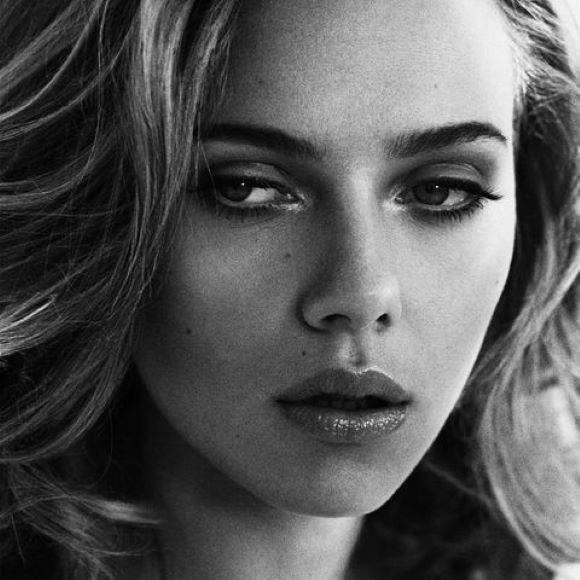
#> input picture images/scarlet.jpg, 580 x 580 px, found by its file name
$ python affineTransform.py
#> lines starting #> are read from the running program, lines starting #| are printed output that depends on the picture
import numpy as np
import matplotlib.pyplot as plt
import cv2
import time


def getTransformMatrix(origin, destination):
    x = np.zeros(origin.shape[0] + 1) # insert [0]-element for better indexing -> x[1] = first element
    x[1:] = origin[:,0]
    y = np.copy(x)
    y[1:] = origin[:,1]

    x_ = np.copy(x)
    x_[1:] = destination[:,0]
    y_ = np.copy(x)
    y_[1:] = destination[:,1]

    a11 = (y[1] * (x_[2] - x_[3])               + y[2] * (x_[3] - x_[1])              + y[3] * (x_[1] - x_[2]))
    a12 = (x[1] * (x_[3] - x_[2])               + x[2] * (x_[1] - x_[3])              + x[3] * (x_[2] - x_[1]))
    a21 = (y[1] * (y_[2] - y_[3])               + y[2] * (y_[3] - y_[1])              + y[3] * (y_[1] - y_[2]))
    a22 = (x[1] * (y_[3] - y_[2])               + x[2] * (y_[1] - y_[3])              + x[3] * (y_[2] - y_[1]))
    a13 = (x[1] * (y[3]*x_[2] - y[2]*x_[3])     + x[2] * (y[1]*x_[3] - y[3]*x_[1])    + x[3] * (y[2]*x_[1] - y[1]*x_[2]))
    a23 = (x[1] * (y[3]*y_[2] - y[2]*y_[3])     + x[2] * (y[1]*y_[3] - y[3]*y_[1])    + x[3] * (y[2]*y_[1] - y[1]*y_[2]))

    d = x[1]*(y[3] - y[2]) + x[2]*(y[1] - y[3]) + x[3]*(y[2] - y[1])
    return  1/d * np.array([[a11, a12, a13], [a21, a22, a23], [0, 0, 1]])

def transformImage(image, M):
    warpedImage = np.zeros(image.shape, dtype=np.int32)
    for y, row in enumerate(image):
        for x, value in enumerate(row):
            newX, newY, _ = np.dot(M, np.array([x,y,1]))
            cond1 = newY < warpedImage.shape[0] and newX < warpedImage.shape[1]
            cond2 = newY > 0 and newX > 0
            if cond1 and cond2:
                warpedImage[int(newY)][int(newX)] = value
    return warpedImage

def interpolateMissingPixels(image):
    #interpImage = np.zeros(image.shape, dtype=np.int32)
    interpImage = np.array(image)
    for y in range(1, len(image) - 1):
        row = interpImage[y]
        for x in range(1, len(row) - 1):
            if row[x].all() == 0: # empty pixel
                windowPixels = interpImage[y-1:y+2, x-1:x+2]  # [rgb], [rgb], [rgb]

               # if windowPixels.sum() == 0:
               #     continue

                newPixel = np.array([0,0,0])
                for channel in range(3): # interpolate rgb
                    channelValues = windowPixels[:, :, channel]
                    temp = channelValues != 0
                    meancount = temp.sum()
                    newPixel[channel] = channelValues.sum() / meancount if meancount != 0 else 0
                interpImage[y][x] = newPixel
    return interpImage

def main():
    origin      = np.array([[50, 50],  [50, 100], [100, 50]])
    destination = np.array([[50, 100],  [100, 250], [150, 50]])

    m = getTransformMatrix(origin, destination)

    image = plt.imread("scarlet.jpg")[100:400, 100:400]
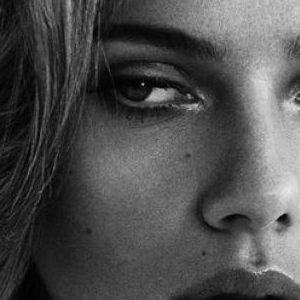
#> image: shape (300, 300, 3); min 0, max 232, mean 77.8

    warpedImage = transformImage(image, m)
#> after the loop in transformImage, `for y, row in enumerate(image):`:
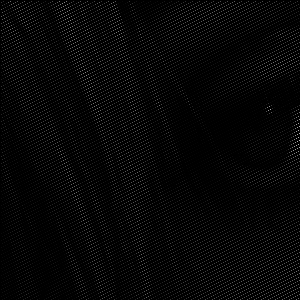
#> warpedImage: shape (300, 300, 3) int32; min 0, max 183, mean 6.7
    interpImage = interpolateMissingPixels(warpedImage)
#> after the loop in interpolateMissingPixels, `for y in range(1, len(image) - 1):`:
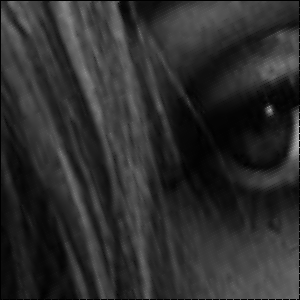
#> interpImage: shape (300, 300, 3) int32; min 0, max 183, mean 45.4

    fig, ax = plt.subplots(1,3)
    ax[0].imshow(image)
    ax[1].imshow(warpedImage)
    ax[2].imshow(interpImage)
    plt.show()
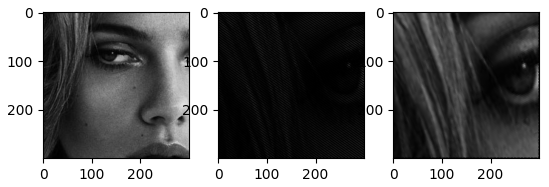
#> figure drawn by matplotlib, 3 panels

if __name__ == "__main__":
    main()

$ run again, with images/bond.jpg copied over images/scarlet.jpg
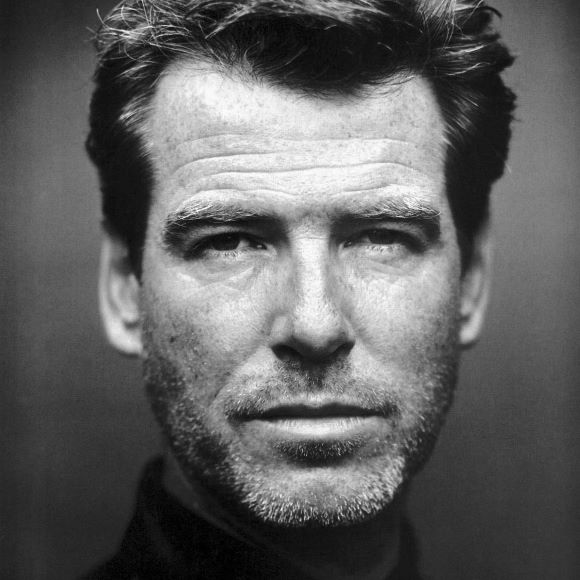
#> input picture images/bond.jpg, 580 x 580 px, found by its file name
#> in main, `image = plt.imread("scarlet.jpg")[100:400, 100:400]`:
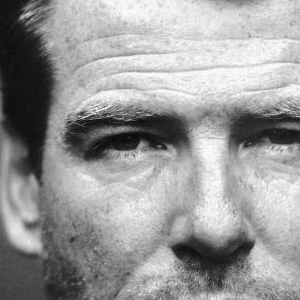
#> image: shape (300, 300, 3); min 8, max 255, mean 154.1
#> in main, `plt.show()`:
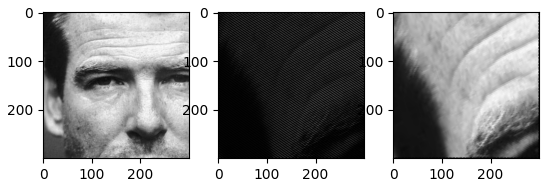
#> figure drawn by matplotlib, 3 panels
